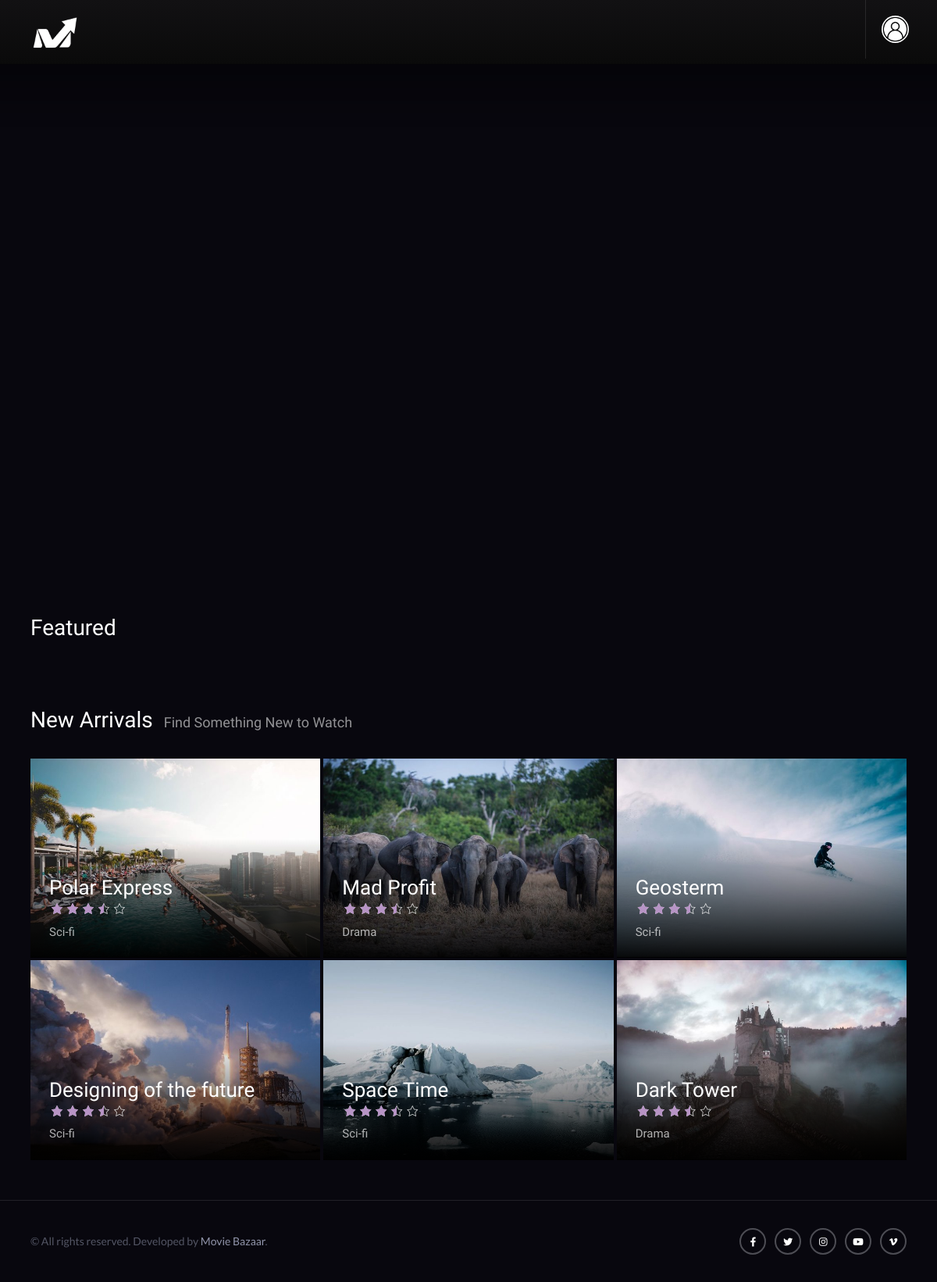
Page /home-test.php on the committed database.
### tables this page shows
CREATE TABLE `mov` (
  `mid` varchar(10) NOT NULL,
  `name` varchar(255) DEFAULT NULL,
  `category` varchar(255) DEFAULT NULL,
  `rate` int(12) DEFAULT NULL,
  `about` varchar(255) DEFAULT NULL,
  `date` date DEFAULT NULL,
  `img` varchar(10000) DEFAULT NULL,
  `mlink` varchar(255) DEFAULT NULL
);

### home-test.php (the view, shortened to what this page needs)
<!doctype html>
<html lang="en">
<head>
		<link rel="stylesheet" href="css/bootstrap.min.css">
		<link rel="stylesheet" href="style.css">
		<link rel="stylesheet" href="icons/fontawesome/css/all.min.css">
		<link rel="stylesheet" href="icons/dashicons/css/dashicons-min.css">
	</head>
	<body>
	<?php include_once('header.php');
	include_once('./forms/db_connect.php'); ?>
		<div class="flexslider progression-studios-slider">
		</div>
		<div id="content-pro">
			<div class="container custom-gutters-pro">
			 <div style="height:15px;"></div>
			 <h2 class="post-list-heading">Featured<span></span></h2>
			 <br><br>
			 <h2 class="post-list-heading">New Arrivals<span>Find Something New to Watch</span></h2>
				<div class="row">
					<div class="col col-12 col-md-6 col-lg-4">
						<div class="progression-studios-video-index-container">
						<?php
					$s="select * from mov where mid=08";
					$result=mysqli_query($con,$s);
					while($data=mysqli_fetch_array($result))
						{ ?>
							<a href="./video-post.php?mid=<?php echo $data[0]; ?>">
								<div class="progression-studios-video-feaured-image"><img src="forms/uploads/<?php echo $data['img'];?>" alt="Featured Image"></div>
								<div class="progression-video-index-content">
									<div class="progression-video-index-table">
										<div class="progression-video-index-vertical-align">
											<h2 class="progression-video-title"><?php echo $data[1]; ?></h2>
											<div class="average-rating-video-post">
												<div class="average-rating-video-empty">
													<span class="dashicons dashicons-star-empty"></span><span class="dashicons dashicons-star-empty"></span><span class="dashicons dashicons-star-empty"></span><span class="dashicons dashicons-star-empty"></span><span class="dashicons dashicons-star-empty"></span>
												</div>
												<div class="average-rating-overflow-width" style="width:70%;">
													<div class="average-rating-video-filled">
														<span class="dashicons dashicons-star-filled"></span><span class="dashicons dashicons-star-filled"></span><span class="dashicons dashicons-star-filled"></span><span class="dashicons dashicons-star-filled"></span><span class="dashicons dashicons-star-filled"></span>
													</div>
												</div>
											</div>
											<ul class="video-index-meta-taxonomy"><li><?php echo $data[2]; ?></li></ul>
										</div>
									</div>
								</div>
								<div class="video-index-border-hover"></div>
							</a>
							<?php } ?>
						</div>
					</div>
					<div class="col col-12 col-md-6 col-lg-4">
						<div class="progression-studios-video-index-container">
						<?php
					$s="select * from mov where mid=09";
					$result=mysqli_query($con,$s);
					while($data=mysqli_fetch_array($result))
						{ ?>
							<a href="./video-post.php?mid=<?php echo $data[0]; ?>">
								<div class="progression-studios-video-feaured-image"><img src="forms/uploads/<?php echo $data['img'];?>" alt="Featured Image"></div>
								<div class="progression-video-index-content">
									<div class="progression-video-index-table">
										<div class="progression-video-index-vertical-align">
											<h2 class="progression-video-title"><?php echo $data[1]; ?></h2>
											<div class="average-rating-video-post">
												<div class="average-rating-video-empty">
													<span class="dashicons dashicons-star-empty"></span><span class="dashicons dashicons-star-empty"></span><span class="dashicons dashicons-star-empty"></span><span class="dashicons dashicons-star-empty"></span><span class="dashicons dashicons-star-empty"></span>
												</div>
												<div class="average-rating-overflow-width" style="width:70%;">
													<div class="average-rating-video-filled">
														<span class="dashicons dashicons-star-filled"></span><span class="dashicons dashicons-star-filled"></span><span class="dashicons dashicons-star-filled"></span><span class="dashicons dashicons-star-filled"></span><span class="dashicons dashicons-star-filled"></span>
													</div>
												</div>
											</div>
											<ul class="video-index-meta-taxonomy"><li><?php echo $data[2]; ?></li></ul>
										</div>
									</div>
								</div>
								<div class="video-index-border-hover"></div>
							</a>
							<?php } ?>
						</div>
					</div>
					<div class="col col-12 col-md-6 col-lg-4">
						<div class="progression-studios-video-index-container">
						<?php
					$s="select * from mov where mid=10";
					$result=mysqli_query($con,$s);
					while($data=mysqli_fetch_array($result))
						{ ?>
							<a href="./video-post.php?mid=<?php echo $data[0]; ?>">
								<div class="progression-studios-video-feaured-image"><img src="forms/uploads/<?php echo $data['img'];?>" alt="Featured Image"></div>
								<div class="progression-video-index-content">
									<div class="progression-video-index-table">
										<div class="progression-video-index-vertical-align">
											<h2 class="progression-video-title"><?php echo $data[1]; ?></h2>
											<div class="average-rating-video-post">
												<div class="average-rating-video-empty">
													<span class="dashicons dashicons-star-empty"></span><span class="dashicons dashicons-star-empty"></span><span class="dashicons dashicons-star-empty"></span><span class="dashicons dashicons-star-empty"></span><span class="dashicons dashicons-star-empty"></span>
												</div>
												<div class="average-rating-overflow-width" style="width:70%;">
													<div class="average-rating-video-filled">
														<span class="dashicons dashicons-star-filled"></span><span class="dashicons dashicons-star-filled"></span><span class="dashicons dashicons-star-filled"></span><span class="dashicons dashicons-star-filled"></span><span class="dashicons dashicons-star-filled"></span>
													</div>
												</div>
											</div>
											<ul class="video-index-meta-taxonomy"><li><?php echo $data[2]; ?></li></ul>
										</div>
									</div>
								</div>
								<div class="video-index-border-hover"></div>
							</a>
							<?php } ?>
						</div>
					</div>
					<div class="col col-12 col-md-6 col-lg-4">
						<div class="progression-studios-video-index-container">
						<?php
					$s="select * from mov where mid=05";
					$result=mysqli_query($con,$s);
					while($data=mysqli_fetch_array($result))
						{ ?>
							<a href="./video-post.php?mid=<?php echo $data[0]; ?>">
								<div class="progression-studios-video-feaured-image"><img src="forms/uploads/<?php echo $data['img'];?>" alt="Featured Image"></div>
								<div class="progression-video-index-content">
									<div class="progression-video-index-table">
										<div class="progression-video-index-vertical-align">
											<h2 class="progression-video-title"><?php echo $data[1]; ?></h2>
											<div class="average-rating-video-post">
												<div class="average-rating-video-empty">
													<span class="dashicons dashicons-star-empty"></span><span class="dashicons dashicons-star-empty"></span><span class="dashicons dashicons-star-empty"></span><span class="dashicons dashicons-star-empty"></span><span class="dashicons dashicons-star-empty"></span>
												</div>
												<div class="average-rating-overflow-width" style="width:70%;">
													<div class="average-rating-video-filled">
														<span class="dashicons dashicons-star-filled"></span><span class="dashicons dashicons-star-filled"></span><span class="dashicons dashicons-star-filled"></span><span class="dashicons dashicons-star-filled"></span><span class="dashicons dashicons-star-filled"></span>
													</div>
												</div>
											</div>
											<ul class="video-index-meta-taxonomy"><li><?php echo $data[2]; ?></li></ul>
										</div>
									</div>
								</div>
								<div class="video-index-border-hover"></div>
							</a>
							<?php } ?>
						</div>
					</div>
					<div class="col col-12 col-md-6 col-lg-4">
						<div class="progression-studios-video-index-container">
						<?php
					$s="select * from mov where mid=04";
					$result=mysqli_query($con,$s);
					while($data=mysqli_fetch_array($result))
						{ ?>
							<a href="./video-post.php?mid=<?php echo $data[0]; ?>">
								<div class="progression-studios-video-feaured-image"><img src="forms/uploads/<?php echo $data['img'];?>" alt="Featured Image"></div>
								<div class="progression-video-index-content">
									<div class="progression-video-index-table">
										<div class="progression-video-index-vertical-align">
											<h2 class="progression-video-title"><?php echo $data[1]; ?></h2>
											<div class="average-rating-video-post">
												<div class="average-rating-video-empty">
													<span class="dashicons dashicons-star-empty"></span><span class="dashicons dashicons-star-empty"></span><span class="dashicons dashicons-star-empty"></span><span class="dashicons dashicons-star-empty"></span><span class="dashicons dashicons-star-empty"></span>
												</div>
												<div class="average-rating-overflow-width" style="width:70%;">
													<div class="average-rating-video-filled">
														<span class="dashicons dashicons-star-filled"></span><span class="dashicons dashicons-star-filled"></span><span class="dashicons dashicons-star-filled"></span><span class="dashicons dashicons-star-filled"></span><span class="dashicons dashicons-star-filled"></span>
													</div>
												</div>
											</div>
											<ul class="video-index-meta-taxonomy"><li><?php echo $data[2]; ?></li></ul>
										</div>
									</div>
								</div>
								<div class="video-index-border-hover"></div>
							</a>
							<?php } ?>
						</div>
					</div>
					<div class="col col-12 col-md-6 col-lg-4">
						<div class="progression-studios-video-index-container">
						<?php
					$s="select * from mov where mid=03";
					$result=mysqli_query($con,$s);
					while($data=mysqli_fetch_array($result))
						{ ?>
							<a href="./video-post.php?mid=<?php echo $data[0]; ?>">
								<div class="progression-studios-video-feaured-image"><img src="forms/uploads/<?php echo $data['img'];?>" alt="Featured Image"></div>
								<div class="progression-video-index-content">
									<div class="progression-video-index-table">
										<div class="progression-video-index-vertical-align">
											<h2 class="progression-video-title"><?php echo $data[1]; ?></h2>
											<div class="average-rating-video-post">
												<div class="average-rating-video-empty">
													<span class="dashicons dashicons-star-empty"></span><span class="dashicons dashicons-star-empty"></span><span class="dashicons dashicons-star-empty"></span><span class="dashicons dashicons-star-empty"></span><span class="dashicons dashicons-star-empty"></span>
												</div>
												<div class="average-rating-overflow-width" style="width:70%;">
													<div class="average-rating-video-filled">
														<span class="dashicons dashicons-star-filled"></span><span class="dashicons dashicons-star-filled"></span><span class="dashicons dashicons-star-filled"></span><span class="dashicons dashicons-star-filled"></span><span class="dashicons dashicons-star-filled"></span>
													</div>
												</div>
											</div>
											<ul class="video-index-meta-taxonomy"><li><?php echo $data[2]; ?></li></ul>
										</div>
									</div>
								</div>
								<div class="video-index-border-hover"></div>
							</a>
							<?php } ?>
						</div>
					</div>
				</div>
			</div>
		</div>
		<footer id="footer-pro">
			<div class="container">
				<div class="row">
					<div class="col-md">
						<div class="copyright-text-pro">&copy; All rights reserved. Developed by <a href="#!">Movie Bazaar</a>.</div>
					</div>
					<div class="col-md">
						<ul class="social-icons-pro">
							<li class="facebook-color"><a href="http://facebook.com/progressionstudios" target="_blank"><i class="fab fa-facebook-f"></i></a></li>
							<li class="twitter-color"><a href="http://twitter.com/Progression_S" target="_blank"><i class="fab fa-twitter"></i></a></li>
							<li class="instagram-color"><a href="http://instagram.com/" target="_blank"><i class="fab fa-instagram"></i></a></li>
							<li class="youtube-color"><a href="http://youtube.com/" target="_blank"><i class="fab fa-youtube"></i></a></li>
							<li class="vimeo-color"><a href="http://vimeo.com/" target="_blank"><i class="fab fa-vimeo-v"></i></a></li>
						</ul>
					</div>
				</div>
			</div>
		</footer>
	</body>
</html>

### header.php (shortened to what this page needs)
<header id="masthead-pro" class="sticky-header">
			<div class="header-container">
				<h1><a href="./home/index.php"><img src="./home/images/logo-white.png" alt="Logo" style="width: 80px;"></a></h1>
				<div id="header-user-profile">
					<div id="header-user-profile-click" class="noselect">
						<img src="./images/img.png" alt="Suzie">
					</div>
				</div>
				<div class="clearfix"></div>
			</div>
			<div id="progression-studios-header-shadow"></div>
		</header>

### rows in the picture
mov: img (picture), name "Polar Express", category "Sci-fi"
mov: img (picture), name "Mad Profit", category "Drama"
mov: img (picture), name "Geosterm", category "Sci-fi"
mov: img (picture), name "Designing of the future", category "Sci-fi"
mov: img (picture), name "Space Time", category "Sci-fi"
mov: img (picture), name "Dark Tower", category "Drama"
